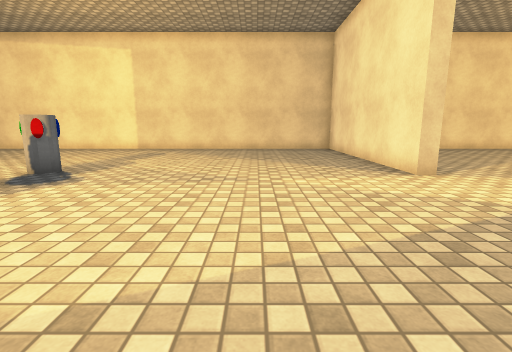
View 1 (above)

16 first-person views from a walk through a scene from a Unity 3-D project. The camera is 1.2 m above the floor, tilts 10° down and sees 85° across. The floor is counted in squares, 1 m on a side. Each view is taken from the middle of a square. On the plan, view 1 faces up. The plan holds only what a view shows up to about 13 squares ahead; the rest is blank. The place goes on beyond the plan. The player character is not drawn. Some animated figures are not drawn. Door leaves are left out, so doorways stand open. Some surface patterns are stand-ins.

View 2
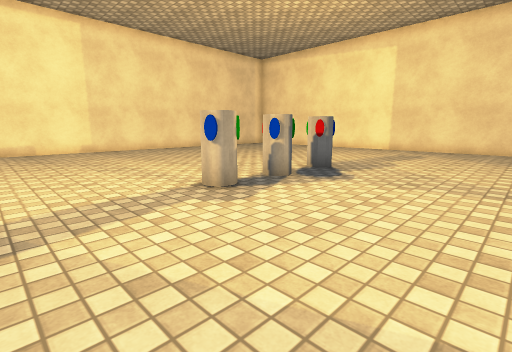

View 3
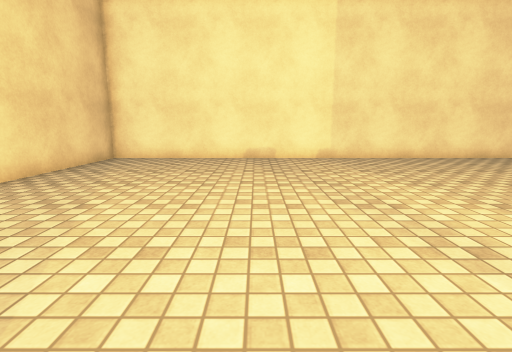

View 4
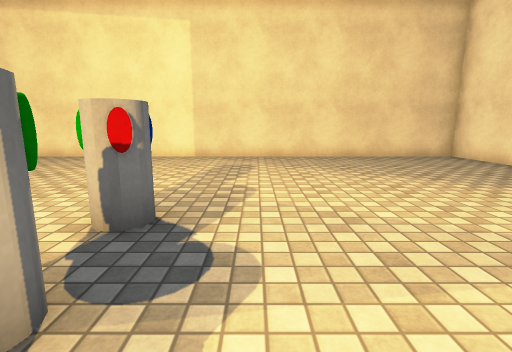

View 5
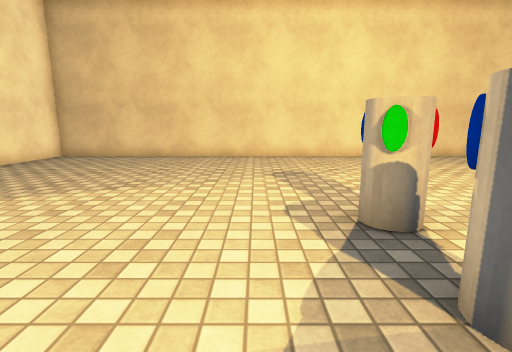

View 6
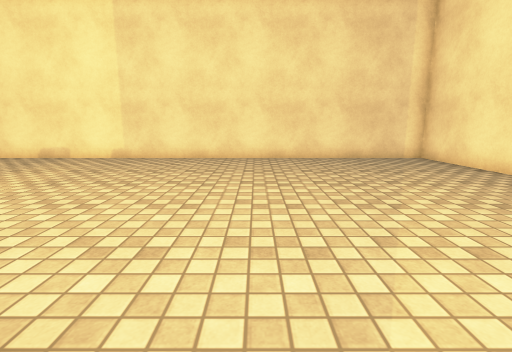

View 7
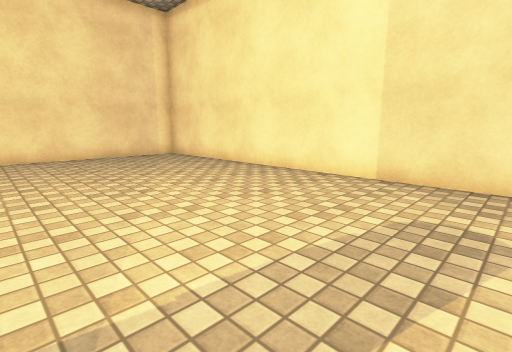

View 8
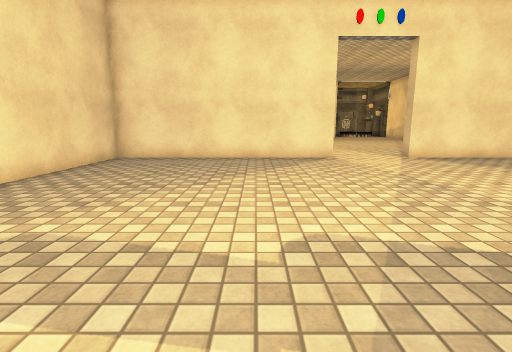

View 9
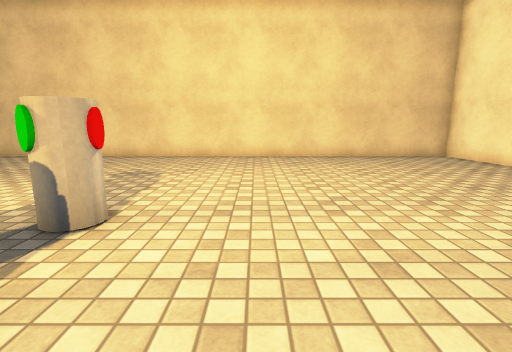

View 10
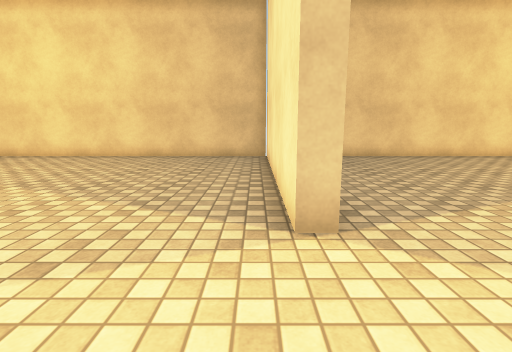

View 11
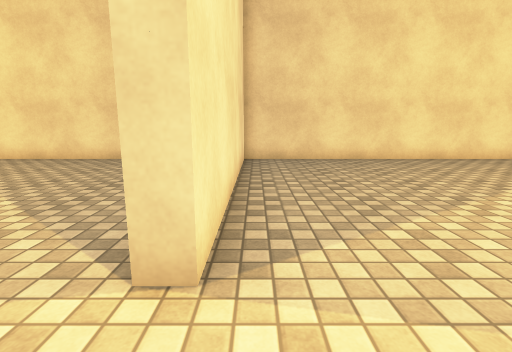

View 12
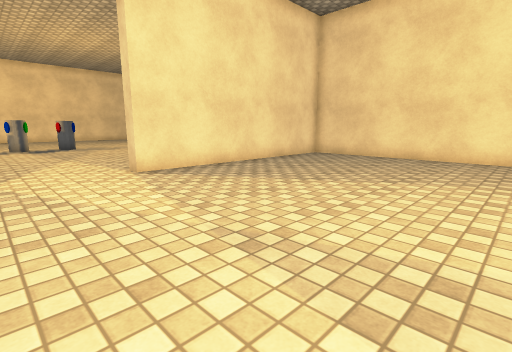

View 13
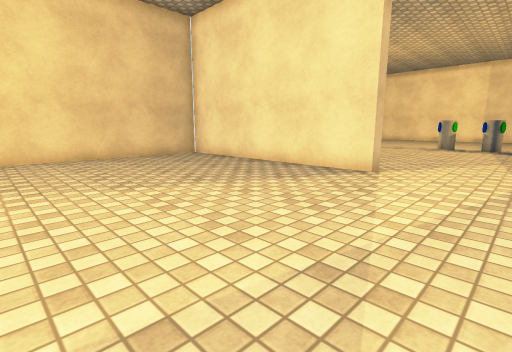

View 14
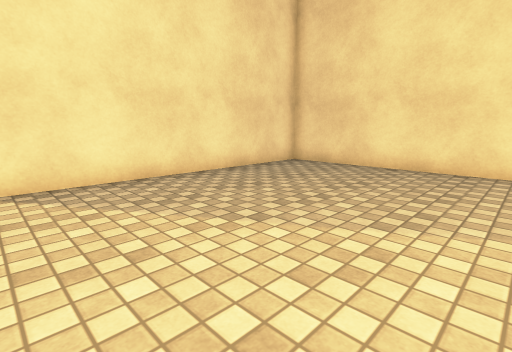

View 15
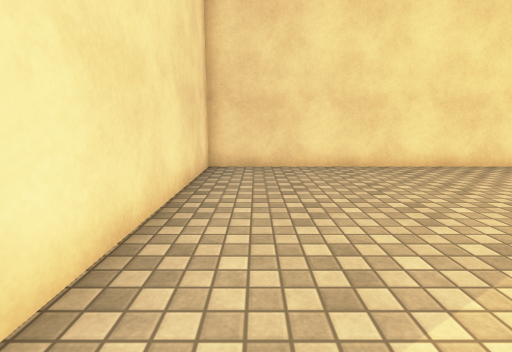

View 16
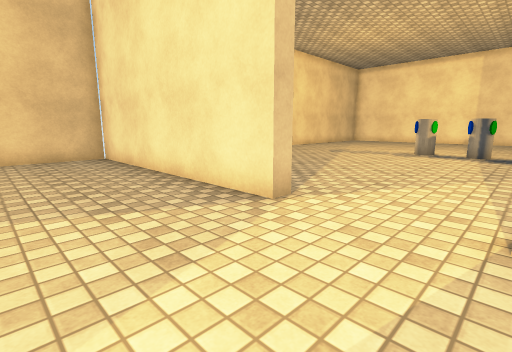

### Floor plan
Points are (right, up) in squares from view 1. A wall is a line through its corners. A room is listed if a view was taken in it or the views show most of it. See-through windows are left out.
Room 1 (views 1, 2, 3, 4, 5, 6, 7, 8, 9)
walls: (4.1, 7) (4.1, 15.5) (-15.9, 15.5) (-15.9, -4.5) (4.1, -4.5) (4.1, -1.8); (4.1, -0.1) (4.1, 4)
ways out: open door at (4, 5.5) to room 2
objects: other object (-6, 3) to (-5, 4); other object (-6, 5) to (-5, 6); other object (-6, 7) to (-5, 8)
Room 2 (views 10, 11, 12, 13, 14, 15, 16)
walls: (4.6, 4) (4.6, -4.5) (12.5, -4.5); (12.5, 15.5) (4.6, 15.5) (4.6, 7)
ways out: open door at (4, 5.5) to room 1

Positions as (right, up) in squares from view 1, and headings:
1: (0, 0), facing up
2: (-1, 0), facing up-left
3: (-5, 1), facing left
4: (-4, 4), facing up
5: (-4, 7), facing down
6: (-5, 9), facing left
7: (-4, 9), facing up-left
8: (-7, 10), facing right
9: (-8, 7), facing down
10: (5, 7), facing down
11: (5, 5), facing up
12: (12, 4), facing up-left
13: (12, 7), facing down-left
14: (11, 7), facing up-left
15: (6, 7), facing up
16: (8, 7), facing down-left
